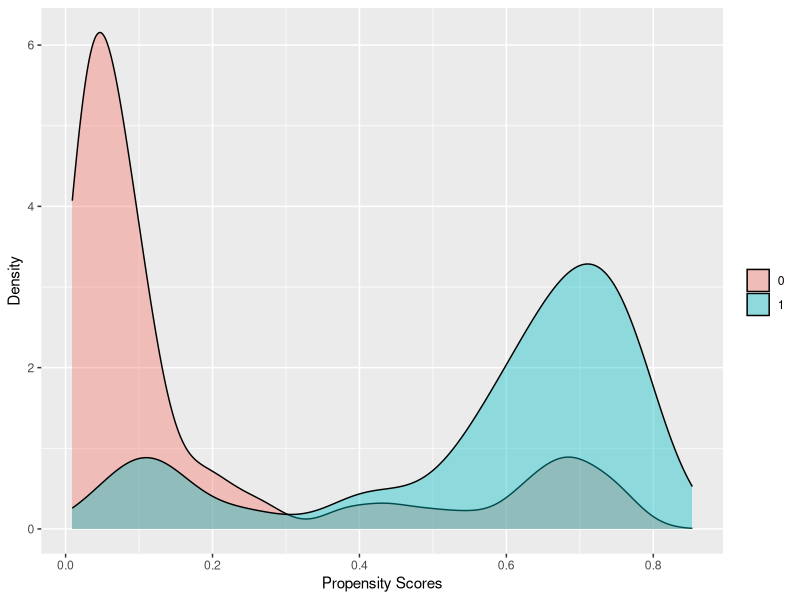
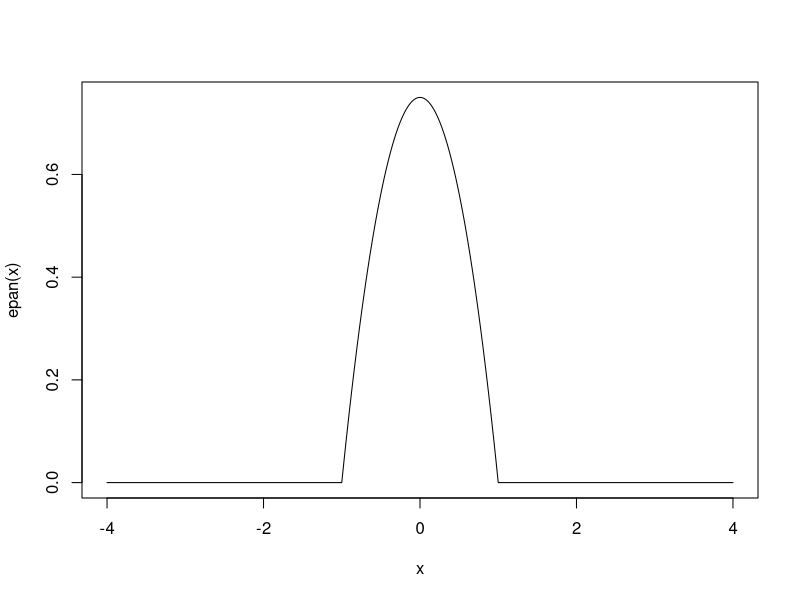

Recreate these plots in R, in order.
## ---- chunk 1
library(MatchIt)
library(tidyverse)
library(marginaleffects)
library(sandwich)
## ---- chunk 2
data(lalonde)
## ---- chunk 3
head(lalonde)
## ---- chunk 4
m0 <- matchit(
  treat ~ age + educ + race + married + nodegree + re74 + re75,
  data = lalonde,
  method = NULL,
  distance = "glm"
)
## ---- chunk 5
summary(m0)
## ---- chunk 6
m1 <- matchit(
  treat ~ age + educ + race + married + nodegree + re74 + re75,
  data = lalonde,
  method = "nearest",
  distance = "glm",
  replace = TRUE,
  caliper = 0.2,
  ratio = 1
)
m1
## ---- chunk 7
summary(m1)
## ---- chunk 8
m1mat <- get_matches(m1)
head(m1mat)
## ---- chunk 9
nrow(lalonde)
## ---- chunk 10
nrow(m1mat)
## ---- chunk 11
m1fit <- lm(re78 ~ treat * (age + educ + race + married + nodegree + 
             re74 + re75), data = m1mat, weights = weights)
m1fit |> summary()
## ---- chunk 12
head(m1mat)
## ---- chunk 13
avg_comparisons(m1fit,
                variables = "treat",
                vcov = ~subclass + id,
                newdata = subset(m1mat, treat == 1),
                wts = "weights")
## ---- chunk 14
glm1 <-
  glm(
    treat ~ age + educ + race + married + nodegree + re74 + re75,
    data = lalonde,
    family = binomial
  )
lalonde$ps <- predict(glm1, type = "response")
## ---- chunk 15
lalonde %>%
  ggplot(aes(x = ps, fill = factor(treat))) +
  geom_density(alpha = .4) + 
  labs(x = "Propensity Scores", y = "Density", fill = "") 
## ---- chunk 16
epan <- function(x) {
  (3/4)*(1-x^2)*(abs(x)<=1)
}
## ---- chunk 17
curve(epan(x), -4, 4, n = 1001)
## ---- chunk 18
rescale <- function(x, in_min, in_max, out_min, out_max) {
  out_min + ((x - in_min)*(out_max - out_min)/(in_max - in_min))
}
## ---- chunk 19
rescale(seq(-0.3, 0.3, .1), -0.2, 0.2, -1, 1) |> round(2)
## ---- chunk 20
kmatch <- function(dat, radius, treat_var, ps_var) {
  res <- data.frame()
  
  # Give each observation a unique ID, for the SE calc later
  temp <- dat |>
    mutate(.id = 1:n())
  
  treats <- temp |>
    filter(!!sym(treat_var) == 1)
  controls <- temp |>
    filter(!!sym(treat_var) == 0) |>
    arrange(!!sym(ps_var)) # hopefully speeds up filter
  
  # work through treat obs and find matches
  for (r in 1:nrow(treats)) {
    cur_row <- treats[r,]
    target_ps <- as.numeric(cur_row[ps_var])
    
    # note the strictly less/greater than
    matches <- controls |> 
      filter(!!sym(ps_var) > target_ps - radius &
             !!sym(ps_var) < target_ps + radius) |>
      mutate(.dist = abs(target_ps - !!sym(ps_var)),
             .distnorm = rescale(.dist, -radius, radius, -1, 1),
             .epan = epan(.distnorm),
             .wt = .epan/sum(.epan)) # weights sum to 1 within a class
    
    if (nrow(matches) >= 1) {
      cur_row$.class <- r
      cur_row$.wt    <- 1 # treat obs gets weight 1
      matches$.class <- r
    
      res <- bind_rows(res, cur_row, matches)
    }
  }
  
  res
}
## ---- chunk 21
outdat <- kmatch(dat = lalonde, treat_var = "treat", radius = 0.05, ps_var = "ps")
## ---- chunk 22
outdat |>
  group_by(.class)|>
  filter(treat == 0) |>
  summarise(sums = sum(.wt)) |>
  pull(sums) |>
  summary()
## ---- chunk 23
outfit <- lm(re78 ~ treat * (age + educ + race + married + nodegree + 
             re74 + re75), data = outdat, weights = .wt)
## ---- chunk 24
summary(outfit)
## ---- chunk 25
avg_comparisons(outfit,
                variables = "treat",
                vcov = ~.class + .id,
                newdata = subset(outdat, treat == 1),
                wts = ".wt")
